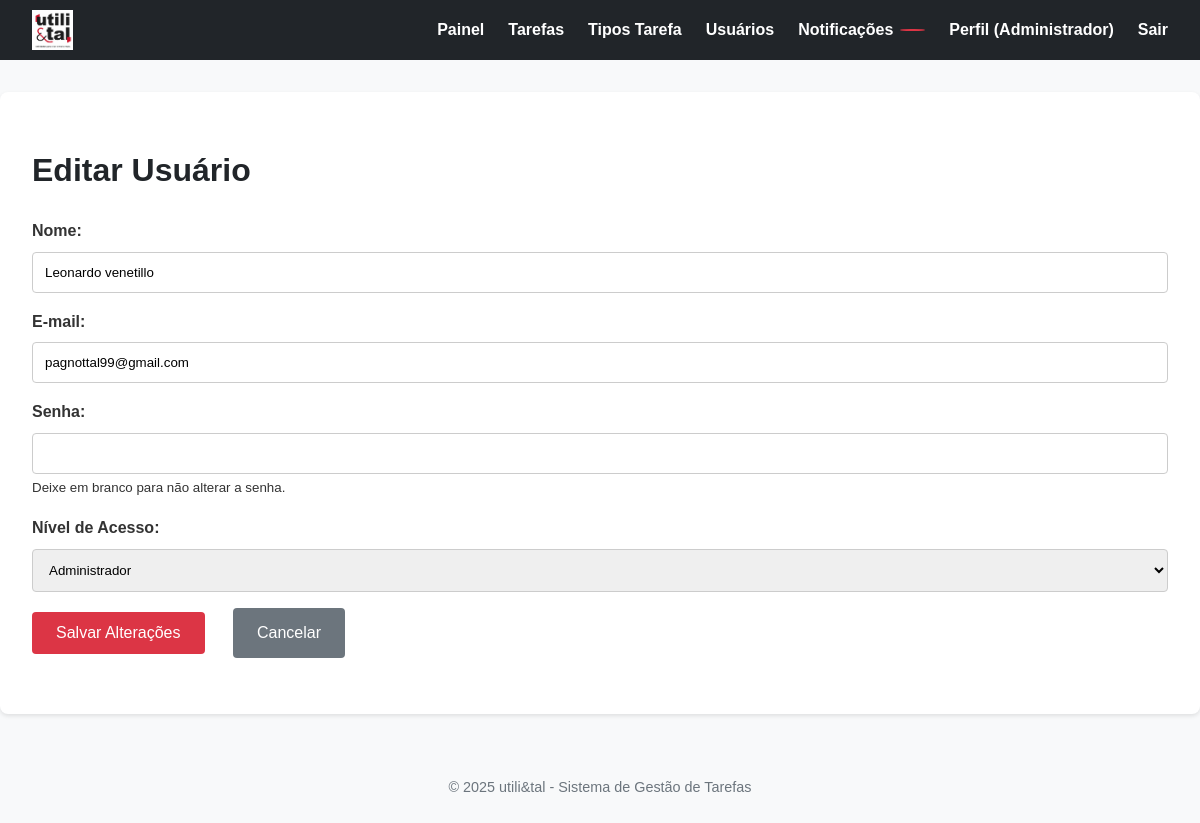
Page /tasks/users/2/edit (signed in) on the committed database.
### src/models.py (models this page shows, shortened)
class Usuario(UserMixin, db.Model):
    id = db.Column(db.Integer, primary_key=True)
    email = db.Column(db.String(100), unique=True, nullable=False)
    nome = db.Column(db.String(100), nullable=False)
    senha_hash = db.Column(db.String(200), nullable=False)
    nivel_acesso = db.Column(db.String(20), nullable=False, default="executor")  # administrador, gestor, executor
    data_criacao = db.Column(db.DateTime, default=datetime.utcnow)
    tarefas_solicitadas = db.relationship('Tarefa', foreign_keys='Tarefa.solicitante_id', backref='solicitante', lazy='dynamic')
    tarefas_atribuidas = db.relationship('Tarefa', foreign_keys='Tarefa.executor_id', backref='executor', lazy='dynamic')
    notificacoes = db.relationship('Notificacao', backref='usuario', lazy='dynamic')
    atualizacoes = db.relationship('AtualizacaoTarefa', backref='autor', lazy='dynamic')
    @property
    def senha(self):
        raise AttributeError('senha não é um atributo legível')

### src/tasks.py (the view, shortened to what this page needs)
@tasks.route("/users/<int:id>/edit", methods=["GET", "POST"])
@admin_required
def edit_user(id):
    user = Usuario.query.get_or_404(id)
    return render_template("admin/create_edit_user.html", user=user)

### src/templates/admin/create_edit_user.html (shortened to what this page needs)
{% extends "base.html" %}
{% set is_edit = user is defined %}
{% block content %}
    <h1>{{ "Editar" if is_edit else "Criar" }} Usuário</h1>
    <form method="POST" action="{{ url_for("tasks.edit_user", id=user.id) if is_edit else url_for("tasks.create_user") }}">
        <div>
            <label for="nome">Nome:</label>
            <input type="text" id="nome" name="nome" value="{{ user.nome if is_edit else "" }}" required>
        </div>
        <div>
            <label for="email">E-mail:</label>
            <input type="email" id="email" name="email" value="{{ user.email if is_edit else "" }}" required {{ "readonly" if is_edit }}>
        </div>
        <div>
            <label for="senha">Senha:</label>
            <input type="password" id="senha" name="senha" {{ "" if is_edit else "required" }}>
            {% if is_edit %}<small>Deixe em branco para não alterar a senha.</small>{% endif %}
        </div>
        <div>
            <label for="nivel_acesso">Nível de Acesso:</label>
            <select id="nivel_acesso" name="nivel_acesso" required>
                <option value="administrador" {% if is_edit and user.nivel_acesso == "administrador" %}selected{% endif %}>Administrador</option>
            </select>
        </div>
        <div>
            <button type="submit">{{ "Salvar Alterações" if is_edit else "Criar Usuário" }}</button>
            <a href="{{ url_for("tasks.list_users") }}" class="button button-secondary" style="margin-left: 1rem; background-color: #6c757d; color: white; padding: 0.75rem 1.5rem; text-decoration: none; border-radius: 4px;">Cancelar</a>
        </div>
    </form>
{% endblock %}

### src/templates/base.html (shortened to what this page needs)
<!doctype html>
<html lang="pt-BR">
<head>
    <link rel="stylesheet" href="{{ url_for("static", filename="css/style.css") }}">
    <link rel="stylesheet" href="https://cdnjs.cloudflare.com/ajax/libs/font-awesome/6.0.0/css/all.min.css">
</head>
<body>
    <header>
        <div class="logo">
            <a href="{{ url_for("main.index") }}">
                <img src="{{ url_for("static", filename="images/utilietal_logo.jpg") }}" alt="utili&tal Logo">
            </a>
        </div>
        <nav class="nav">
            <ul>
                {% if current_user.is_authenticated %}
                    <li><a href="{{ url_for("main.index") }}">Painel</a></li>
                    <li><a href="{{ url_for("tasks.list_tasks") }}">Tarefas</a></li>
                    {% if current_user.nivel_acesso in ["administrador", "gestor"] %}
                        <li><a href="{{ url_for("tasks.list_types") }}">Tipos Tarefa</a></li>
                    {% endif %}
                    {% if current_user.nivel_acesso == "administrador" %}
                        <li><a href="{{ url_for("tasks.list_users") }}">Usuários</a></li>
                    {% endif %}
                    <li>
                        <a href="{{ url_for("notifications.list_notifications") }}">
                            Notificações <span id="notification-count" class="badge"></span>
                        </a>
                    </li>
                    <li><a href="#">Perfil ({{ current_user.nome }})</a></li>
                    <li><a href="{{ url_for("auth.logout") }}">Sair</a></li>
                {% else %}
                    <li><a href="{{ url_for("auth.login") }}">Login</a></li>
                {% endif %}
            </ul>
        </nav>
    </header>
    <main>
        {% block content %}{% endblock %}
    </main>
    <footer>
        <p>&copy; 2025 utili&tal - Sistema de Gestão de Tarefas</p>
    </footer>
</body>
</html>

### src/static/css/style.css (style rules this page uses)
:root { --cor-primaria: #dc3545; --cor-secundaria: #212529; --cor-texto: #333; --cor-fundo: #f8f9fa; --cor-link: #0d6efd; --nav-height: 60px; }
body { font-family: sans-serif; margin: 0; padding: 0; background-color: var(--cor-fundo); color: var(--cor-texto); line-height: 1.6; padding-top: var(--nav-height); }
header { background-color: var(--cor-secundaria); color: white; padding: 0 2rem; display: flex; justify-content: space-between; align-items: center; position: fixed; top: 0; left: 0; width: 100%; height: var(--nav-height); z-index: 1000; box-sizing: border-box; }
header .logo img { max-height: 40px; vertical-align: middle; }
.nav { display: flex; align-items: center; }
nav ul { list-style: none; padding: 0; margin: 0; display: flex; align-items: center; height: 100%; }
nav ul li { margin-left: 1.5rem; display: flex; align-items: center; }
nav ul li a { color: white; text-decoration: none; font-weight: bold; padding: 0.5rem 0; display: flex; align-items: center; }
.badge { background-color: var(--cor-primaria); color: white; border-radius: 50%; padding: 0.1em 0.5em; font-size: 0.8em; margin-left: 0.5em; display: inline-block; min-width: 1em; text-align: center; }
main { padding: 2rem; max-width: 1200px; margin: 2rem auto; background-color: #fff; border-radius: 8px; box-shadow: 0 2px 4px rgba(0,0,0,0.1); }
h1, h2, h3 { color: var(--cor-secundaria); }
.button, button, input[type="submit"] { background-color: var(--cor-primaria); color: white; padding: 0.75rem 1.5rem; border: none; border-radius: 4px; cursor: pointer; text-decoration: none; display: inline-block; font-size: 1rem; transition: background-color 0.2s ease; margin-right: 0.5rem; margin-bottom: 0.5rem; }
.button-secondary { background-color: #6c757d; }
form div { margin-bottom: 1rem; }
label { display: block; margin-bottom: 0.5rem; font-weight: bold; }
input[type="text"], input[type="email"], input[type="password"], input[type="number"], textarea, select { width: 100%; padding: 0.75rem; border: 1px solid #ccc; border-radius: 4px; box-sizing: border-box; }
footer { text-align: center; margin-top: 2rem; padding: 1rem; color: #6c757d; font-size: 0.9em; }

### rows in the picture
Usuario: nome "Administrador"
Usuario: nome "Leonardo venetillo", email "pagnottal99@gmail.com", nivel_acesso "Administrador"

### other values in the picture
{{ "Editar" if is_edit else "Criar" }} "Editar"
{{ "Salvar Alterações" if is_edit else "Criar Usuário" }} "Salvar Alterações"
